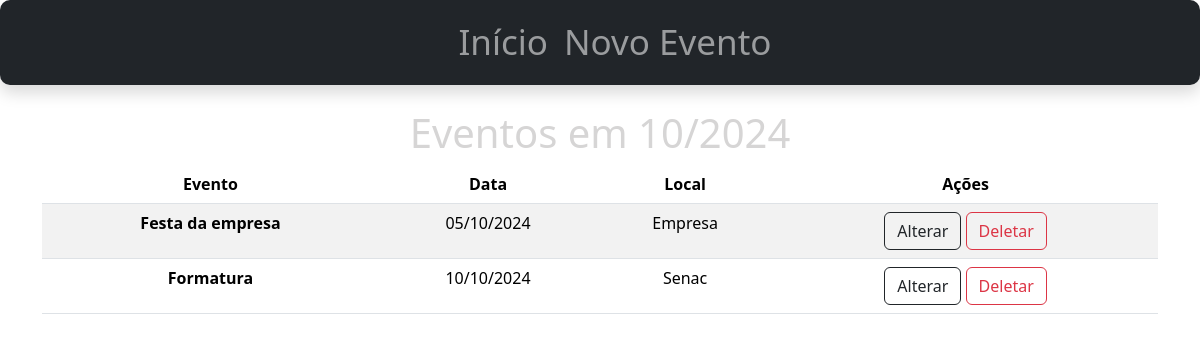
Page /eventos/2024/10/ on the earlier database version.
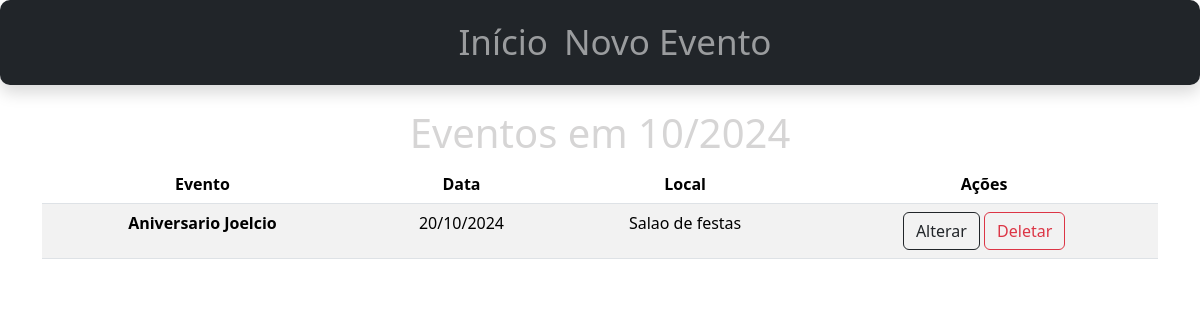
Same page on the later database version.
### lista/models.py (models this page shows)
class Evento(models.Model):
    nome = models.CharField(max_length=100, null=False, blank=False)
    data = models.DateField(default='DD-MM-YYYY',null=True, blank=True)
    hora = models.TimeField(default=datetime.time(9, 0),null=True, blank=True)
    numero_convidados = models.CharField(max_length=30,null=False, blank=False)
    local = models.CharField(max_length=100,null=False, blank=False)

### lista/views.py (the view)
# urls.py: path('eventos/<int:ano>/<int:mes>/', EventosDoMesView.as_view(), name='eventos_do_mes'),
class EventosDoMesView(ListView):
    model = Evento
    template_name = 'lista/eventos_do_mes.html'
    context_object_name = 'eventos'
    def get_queryset(self):
        ano = self.kwargs['ano']
        mes = self.kwargs['mes']
        return Evento.objects.filter(data__year=ano, data__month=mes).order_by('data')
    def get_context_data(self, **kwargs):
        context = super().get_context_data(**kwargs)
        context['ano'] = self.kwargs['ano']
        context['mes'] = self.kwargs['mes']
        return context

### lista/templates/lista/eventos_do_mes.html
{% extends 'index.html' %}
{% block content %}
<h1 class="mt-4 text-center">Eventos em {{ mes }}/{{ ano }}</h1>
<table class="table table-striped text-center">
    <thead>
      <tr>
        <th scope="col">Evento</th>
        <th scope="col">Data</th>
        <th scope="col">Local</th>
        <th scope="col">Ações</th>
      </tr>
    </thead>
    <tbody>
        {% for evento in eventos %}
        <tr>
            <th scope="row">{{ evento.nome }}</th>
            <td>{{ evento.data|date:"d/m/Y" }}</td>
            <td>{{ evento.local }}</td>
            <td>
                <a href="{% url 'eventos_edicao' evento.pk %}" class="btn btn-outline-dark"> Alterar</a>
                <a href="{% url 'eventos_delete' evento.pk %}" class="btn btn-outline-danger">Deletar</a>
            </td>
        </tr>
        {% endfor %}
    </tbody>
  </table>
{% endblock %}

### lista/templates/index.html (shortened to what this page needs)
{% load static %}
{% load bootstrap5 %}
{% bootstrap_css %}
<!DOCTYPE html>
<html lang="en">
<head>
    <link rel="stylesheet" href="{% static 'lista/css/styles.css' %}">
</head>
<body>
    {% include 'componentes/_navbar01.html' %}
    <main class="container">
         {% block content %}{% endblock %}
    </main>
</body>
</html>

### lista/templates/componentes/_navbar01.html
  <nav class="navbar navbar-expand-lg navbar-dark bg-dark shadow">
    <div class="collapse navbar-collapse justify-content-center" id="navbarNav">
      <ul class="navbar-nav" id="ul-nav">
        <li class="nav-item active">
          <a class="nav-link" href="{% url 'eventos_por_mes' %}">Início</a>
        </li>
        <li class="nav-item">
          <a class="nav-link" href="{% url 'eventos_create' %}">Novo Evento</a>
        </li>
      </ul>
    </div>
  </nav>

### lista/static/lista/css/styles.css (style rules this page uses)
* { margin: 0; border: 0; padding: 0; box-sizing: border-box; }
body { background-image: url("https://th.bing.com/th/id/R.e82100be15b9a94d2866ad62d64e6284?rik=vXybgOWakE81hg&pid=ImgRaw&r=0"); background-repeat: no-repeat; background-size: cover; }
#ul-nav { margin-left: 30px; }
h1 { color:#d6d5d5; text-align: center; }
nav { background-color: #1E90FF; border-radius: 10px; font-size: 35px; }
.table { color: #d6d5d5; }

Differences in the rows shown:
removed Evento: nome "Festa da empresa", data "05/10/2024", local "Empresa"
removed Evento: nome "Formatura", data "10/10/2024", local "Senac"
added Evento: nome "Aniversario Joelcio", data "20/10/2024", local "Salao de festas"
